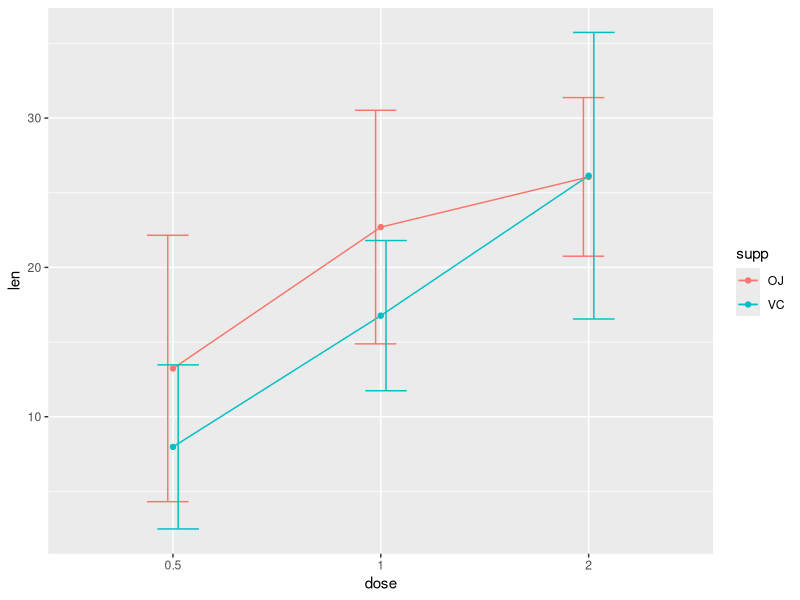
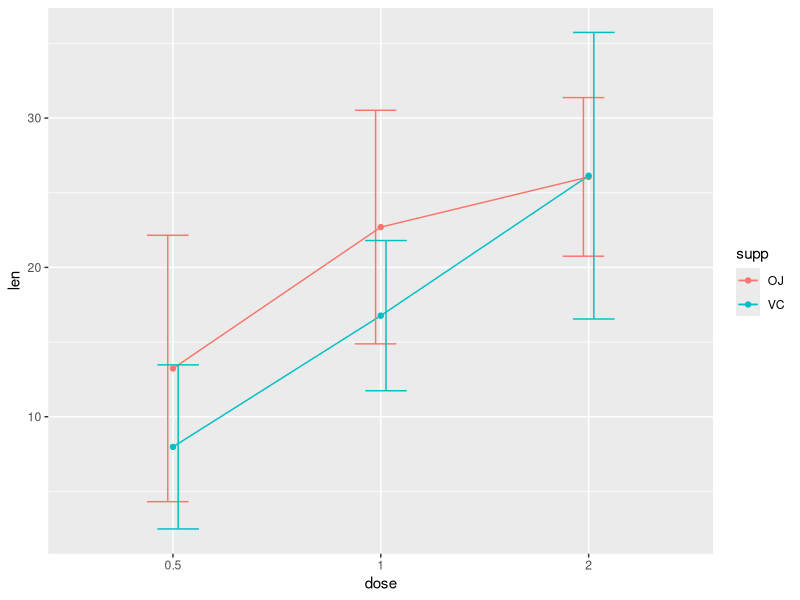
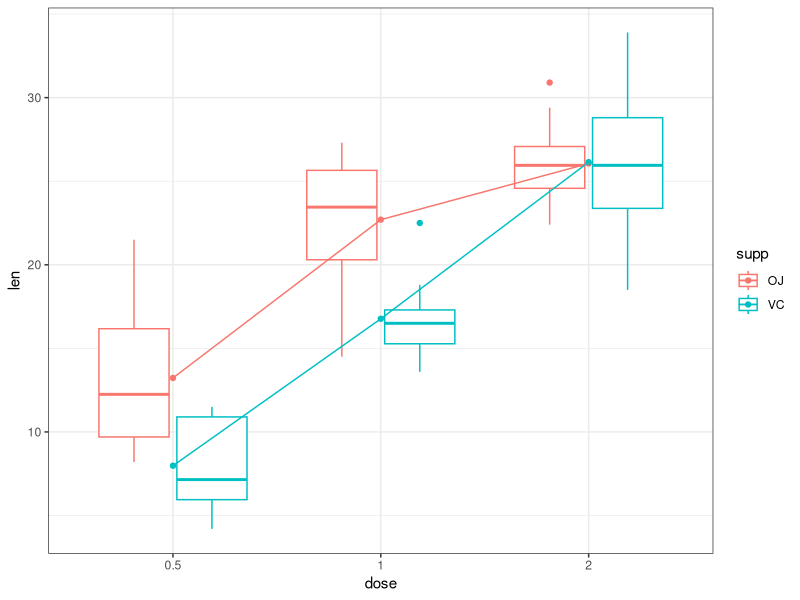
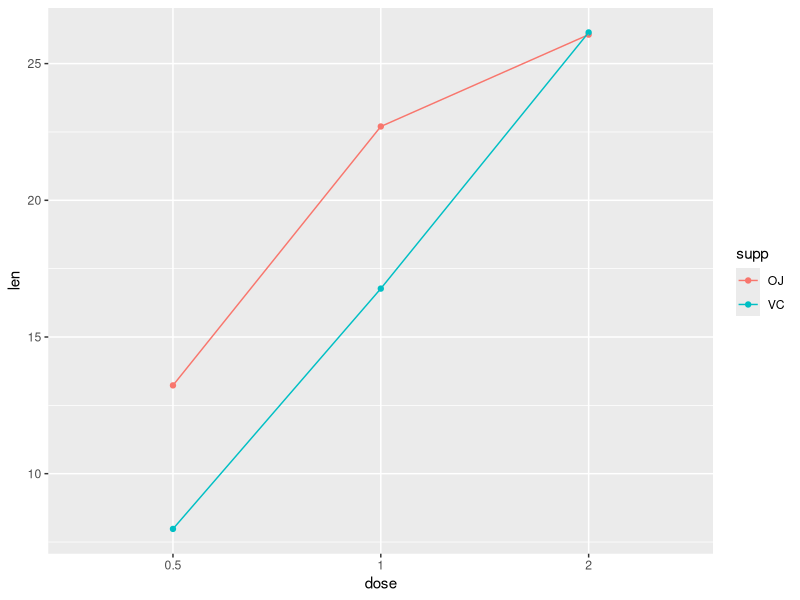
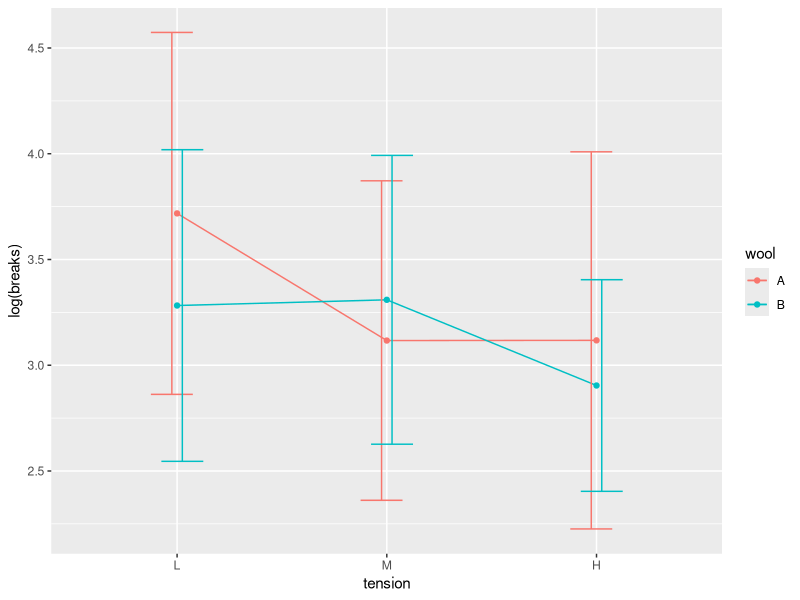

Reproduce these figures in R, in order. (Note: this script raises an error after producing the figures.)
require(dplyr)
library(magrittr)
library(ggplot2)

interaction_plot <- function(.data, .formula, interval="conf.int"){

    interval = match.arg(tolower(interval), c("conf.int", "boxplot", "none"))

    if (!inherits(.formula, "formula")) stop("'.formula' is not formula")
    if (length(.formula) != 3)          stop("'.formula' is not two sided")
    
    lhs <- all.vars(.formula[[2]])
    rhs <- all.vars(.formula[[3]])
    if (length(rhs) < 2) stop("rhs must have at least two elements")

    rr <- sym(lhs)
    s1 <- sym(rhs[1])
    s2 <- sym(rhs[2])
    
    ## If lhs is transformed
    resp <- eval(.formula[[2]], .data)
    .data$RESP <- resp  ## KLUDGY
    rr2 <- sym("RESP")  ## KLUDGY

    dd1 <- .data %>% group_by(!!sym(s1), !!sym(s2)) 
    tmp <- dd1 %>% summarise(val = mean({{ rr2 }}),
                             sd  = sd({{ rr2 }}),
                             lwr = val-2*sd, upr=val+2*sd,
                             .groups="keep")
    ##print(.data); print(dd1); print(tmp)

    switch(interval,
           "boxplot" = {
               ## BOXPLOT
               pp <- ggplot(.data, aes(x = factor(!!sym(s1)), y = !!sym(rr2),
                                       colour = !!sym(s2))) 
               
               pp + labs(y = deparse(.formula[[2]]), x=rhs[1]) +
                   geom_boxplot() + ## FIXME want conf. interval bars
                   geom_point(data = tmp, aes(y = val)) +
                   geom_line(data = tmp, aes(y = val, group = !!sym(s2))) + 
                   theme_bw()
           },
           "conf.int" = {
               ## mean +/- 2 sd
               pp <- ggplot(tmp, aes(x = factor(!!sym(s1)), y = val,
                                     colour = !!sym(s2)))
               
               pp + labs(y = deparse(.formula[[2]]), x=rhs[1]) +
                   geom_point(data = tmp, aes(y = val)) +
                   geom_line(data = tmp, aes(y = val, group = !!sym(s2))) + 
                   geom_errorbar(aes(ymin=lwr, ymax=upr), data=tmp,
                                 width=.4, position=position_dodge(0.1))
           },
           "none" = {
               pp <- ggplot(tmp, aes(x = factor(!!sym(s1)), y = val,
                                     colour = !!sym(s2)))               
               pp + labs(y = deparse(.formula[[2]]), x=rhs[1]) + 
                   geom_point(data = tmp, aes(y = val)) +
                   geom_line(data = tmp, aes(y = val, group = !!sym(s2))) 
           })
}


.data <- ToothGrowth
.formula  <- len ~ dose + supp

ToothGrowth %>% interaction_plot(len ~ dose + supp)
ToothGrowth %>% interaction_plot(len ~ dose + supp, interval="conf.int")
ToothGrowth %>% interaction_plot(len ~ dose + supp, interval="boxplot")
ToothGrowth %>% interaction_plot(len ~ dose + supp, interval="none")

warpbreaks %>% interaction_plot(log(breaks) ~ tension + wool)





dat <- ToothGrowth


## Works
by_ <- mtcars %>% group_by(cyl, gear)
by_ %>% summarise(
  disp = mean(disp),
  hp = mean(hp)
)


aa1 <- dat %>% group_by(dose, supp)
aa1
aa2 <- aa1 %>% summarise(val=mean(len))
aa2 ## Why


## Mimic this
tmp1 <- ddply(dat,.(dose, supp),summarise, val = mean(len), sd=sd(len))
ggplot(dat, aes(x = factor(dose), y = len, colour = supp)) + 
    geom_boxplot() + 
    geom_point(data = tmp1, aes(y = val)) +
    geom_line(data = tmp1, aes(y = val, group = supp)) + 
    theme_bw()

tmp1 <- ddply(dat,.(dose, supp),summarise, val = mean(len))

pp <- ggplot(dat, aes(x = factor(dose), y = len, colour = supp)) +
    geom_point(data = tmp1, aes(y = val)) +
    geom_line(data = tmp1, aes(y = val, group = supp)) +
    geom_crossbar(data=tmp1, aes(ymin=lwr, ymax=upr)) +
    theme_bw()
pp



tmp1 <- ddply(dat,.(dose, supp),summarise, val = mean(len), sd=sd(len), lwr=val-2*sd, upr=val+2*sd)




pp + geom_linerange(aes(ymin = lwr, ymax = upr), data=tmp1)




pp
pp + geom_boxplot()







fac1 <- "dose"
fac2 <- "supp"
resp <- "len"

s1 <- sym(fac1)
s2 <- sym(fac2)
rr <- sym(resp)

dat <- ToothGrowth
dd1 <- dat %>% group_by(!!sym(s1), !!sym(s2)) ## Works
tmp <- dd1 %>% summarise(val = mean({{ rr }})) %>% as.data.frame
#dd1 %>% summarise(value = mean( .data[[rr]] ))
#dd1 %>% summarise(value = mean( .data[[resp]] ))

ggplot(dat, aes(x = factor(!!sym(fac1)), y = !!sym(rr), colour = !!sym(fac2))) + 
    geom_boxplot() + 
    geom_point(data = tmp, aes(y = val)) +
    geom_line(data = tmp, aes(y = val, group = !!sym(fac2))) + 
    theme_bw()


library(lobstr)
library(rlang)

ff <- len ~ dose + supp

lhs <- all.vars(ff[[2]])
rhs <- all.vars(ff[[3]])
